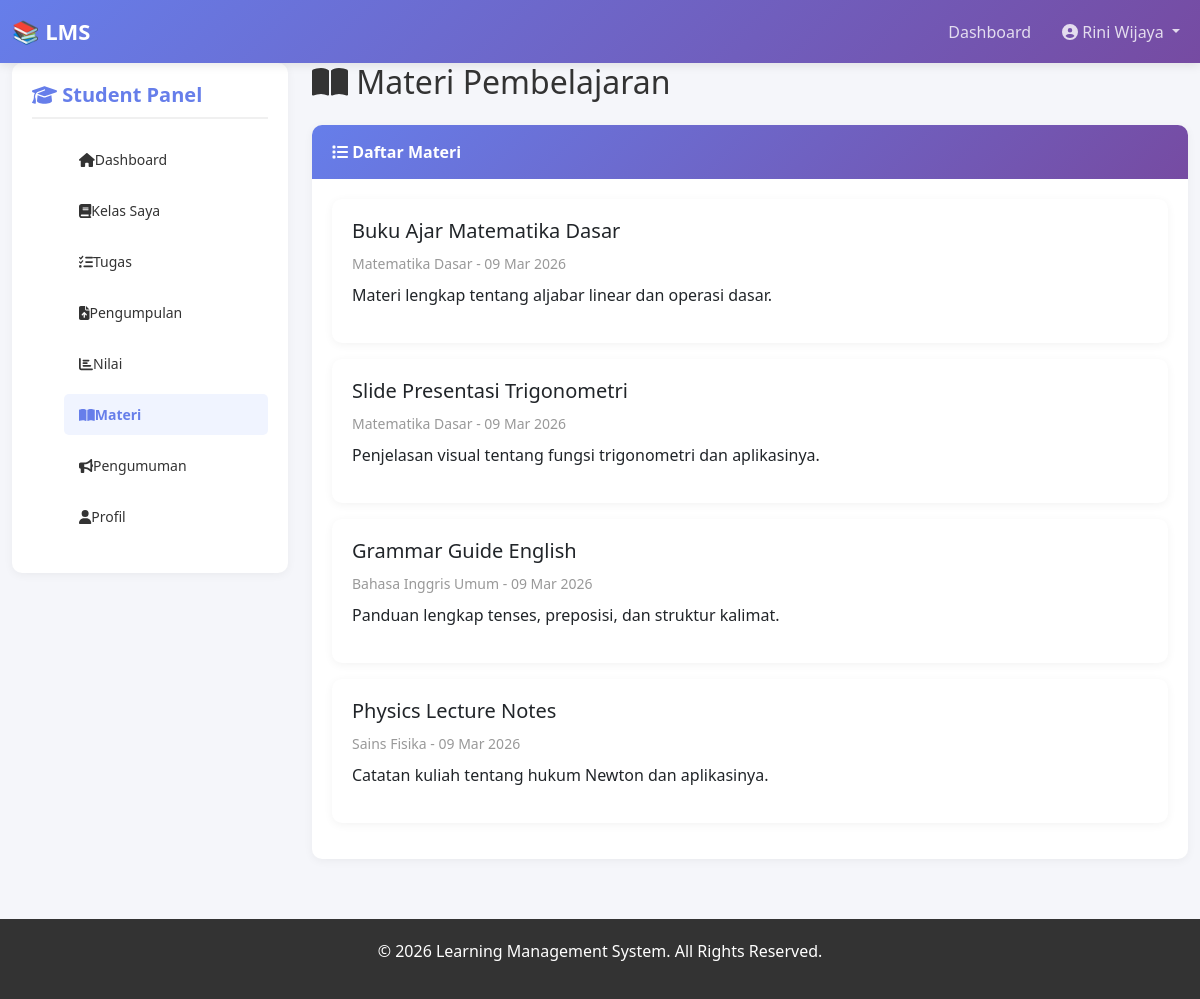
/student/materials.php (signed in), run on the app's committed database.
### tables this page shows
CREATE TABLE `materials` (
  `id` int(11) NOT NULL,
  `class_id` int(11) NOT NULL,
  `title` varchar(255) NOT NULL,
  `description` text DEFAULT NULL,
  `file_path` varchar(255) DEFAULT NULL,
  `file_type` varchar(50) DEFAULT NULL,
  `created_by` int(11) NOT NULL,
  `created_at` timestamp NOT NULL DEFAULT current_timestamp(),
  `updated_at` timestamp NOT NULL DEFAULT current_timestamp() ON UPDATE current_timestamp()
);

CREATE TABLE `classes` (
  `id` int(11) NOT NULL,
  `code` varchar(20) NOT NULL,
  `name` varchar(100) NOT NULL,
  `description` text DEFAULT NULL,
  `teacher_id` int(11) NOT NULL,
  `class_image` varchar(255) DEFAULT NULL,
  `status` enum('active','inactive') DEFAULT 'active',
  `created_at` timestamp NOT NULL DEFAULT current_timestamp(),
  `updated_at` timestamp NOT NULL DEFAULT current_timestamp() ON UPDATE current_timestamp()
);

### student/materials.php (the view, shortened to what this page needs)
<?php
require '../includes/config.php';
$student_id = $_SESSION['user_id'];
$materials_query = "SELECT m.*, c.name as class_name FROM materials m
                   JOIN classes c ON m.class_id = c.id
                   JOIN class_members cm ON c.id = cm.class_id
                   WHERE cm.student_id = $student_id
                   ORDER BY m.created_at DESC";
$materials = $conn->query($materials_query);
require '../includes/header.php';
?>
<div class="col-md-3 mb-4">
    <div class="sidebar">
        <h5><i class="fas fa-graduation-cap"></i> Student Panel</h5>
        <ul class="sidebar-menu">
            <li><a href="dashboard.php"><i class="fas fa-home"></i> Dashboard</a></li>
            <li><a href="classes.php"><i class="fas fa-book"></i> Kelas Saya</a></li>
            <li><a href="assignments.php"><i class="fas fa-tasks"></i> Tugas</a></li>
            <li><a href="submissions.php"><i class="fas fa-file-upload"></i> Pengumpulan</a></li>
            <li><a href="grades.php"><i class="fas fa-chart-bar"></i> Nilai</a></li>
            <li><a href="materials.php" class="active"><i class="fas fa-book-open"></i> Materi</a></li>
            <li><a href="announcements.php"><i class="fas fa-bullhorn"></i> Pengumuman</a></li>
            <li><a href="profile.php"><i class="fas fa-user"></i> Profil</a></li>
        </ul>
    </div>
</div>
<div class="col-md-9">
    <h2 class="mb-4"><i class="fas fa-book-open"></i> Materi Pembelajaran</h2>
    <div class="card">
        <div class="card-header">
            <i class="fas fa-list"></i> Daftar Materi
        </div>
        <div class="card-body">
            <?php if ($materials->num_rows > 0): ?>
                <?php while ($material = $materials->fetch_assoc()): ?>
                    <div class="card mb-3">
                        <div class="card-body">
                            <div class="d-flex justify-content-between align-items-start">
                                <div style="flex: 1;">
                                    <h5><?php echo $material['title']; ?></h5>
                                    <p class="text-muted mb-2">
                                        <small><?php echo $material['class_name']; ?> -
                                            <?php echo date('d M Y', strtotime($material['created_at'])); ?></small>
                                    </p>
                                    <p><?php echo $material['description']; ?></p>
                                </div>
                            </div>
                        </div>
                    </div>
                <?php endwhile; ?>
            <?php else: ?>
                <p class="text-muted text-center">Belum ada materi</p>
            <?php endif; ?>
        </div>
    </div>
</div>
<?php require '../includes/footer.php'; ?>

### assets/css/style.css (style rules this page uses)
* { margin: 0; padding: 0; box-sizing: border-box; }
body { font-family: 'Segoe UI', Tahoma, Geneva, Verdana, sans-serif; background-color: #f5f6fa; color: #333; }
.sidebar { background: white; border-radius: 10px; padding: 20px; box-shadow: 0 2px 10px rgba(0, 0, 0, 0.05); position: sticky; top: 20px; height: fit-content; }
.sidebar h5 { color: #667eea; font-weight: bold; margin-bottom: 20px; padding-bottom: 10px; border-bottom: 2px solid #f0f0f0; }
.sidebar-menu { list-style: none; }
.sidebar-menu li { margin-bottom: 10px; }
.sidebar-menu a { color: #333; text-decoration: none; display: flex; align-items: center; padding: 10px 15px; border-radius: 5px; transition: 0.3s; font-size: 14px; }
.sidebar-menu a:hover, .sidebar-menu a.active { background: #f0f4ff; color: #667eea; font-weight: bold; }
.card { border: none; border-radius: 10px; box-shadow: 0 2px 10px rgba(0, 0, 0, 0.05); transition: 0.3s; margin-bottom: 20px; }
.card-header { background: linear-gradient(135deg, #667eea 0%, #764ba2 100%); color: white; border: none; border-radius: 10px 10px 0 0 !important; padding: 15px 20px; font-weight: bold; }
.card-body { padding: 20px; }
.text-muted { color: #999 !important; }

### data on the page
materials: title "Buku Ajar Matematika Dasar", class.name "Matematika Dasar", created_at "09 Mar 2026", description "Materi lengkap tentang aljabar linear dan operasi dasar."
materials: title "Slide Presentasi Trigonometri", class.name "Matematika Dasar", created_at "09 Mar 2026", description "Penjelasan visual tentang fungsi trigonometri dan aplikasinya."
materials: title "Grammar Guide English", class.name "Bahasa Inggris Umum", created_at "09 Mar 2026", description "Panduan lengkap tenses, preposisi, dan struktur kalimat."
materials: title "Physics Lecture Notes", class.name "Sains Fisika", created_at "09 Mar 2026", description "Catatan kuliah tentang hukum Newton dan aplikasinya."

### other printed values
substr($full_name, 0, 20) "Rini Wijaya"
